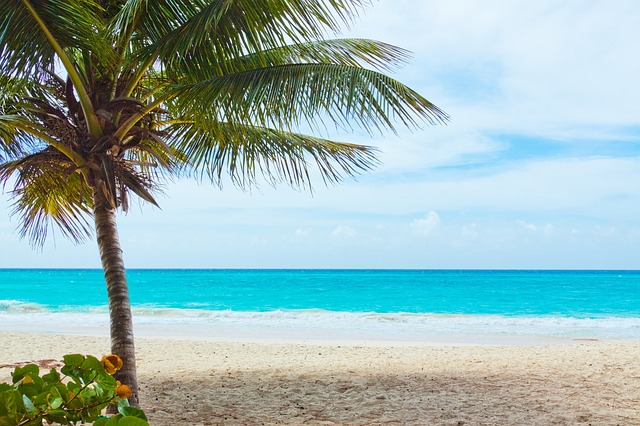
//> input picture opencv/01/plaza.jpg, 640 x 426 px, given in place of the camera
$ ./cv   (built with g++ and OpenCV 4)
//> lines starting //> are read from the running program, lines starting //| are printed output that depends on the picture; after the words box and inside, x2 and y2 are one past the last pixel; in counts of white or black regions, pixels touching at a corner belong together
#include <opencv2/opencv.hpp>
#include <opencv2/highgui.hpp>
#include <iostream>
#include <vector>

// g++ `pkg-config --cflags opencv4` cv.cpp `pkg-config --libs opencv4`

using namespace std;
using namespace cv;

int main(int argc, char **argv)
{

	VideoCapture cap1(0);
	if (!cap1.isOpened())
		return -1;

	namedWindow("1", WINDOW_AUTOSIZE);
	int range = 0;
	createTrackbar("range", "1", &range, 255);
	while (true)
	{
		Mat f1, small_img, thr,thr_a, small_hsv;
		cap1 >> f1;
//> f1 is the input picture: 426 rows x 640 cols, CV_8UC3; mean B, G, R 177, 179.4, 149.8
		resize(f1,small_img,{320,320});
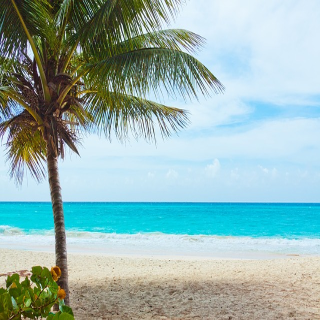
//> small_img: 320 rows x 320 cols, CV_8UC3; mean B, G, R 176.9, 179.3, 149.7
		putText(f1, to_string(range), {10, 30}, FONT_HERSHEY_PLAIN, 1.0, {0, 255, 0, 255});
//> f1: 426 rows x 640 cols, CV_8UC3; 22 pixels changed, all inside (x1, y1, x2, y2) = (12, 20, 19, 30)

		imshow("1", f1);
		cvtColor(small_img,small_hsv,COLOR_BGR2HSV);
//> small_hsv: 320 rows x 320 cols, CV_8UC3; mean H, S, V 70.7, 83.7, 192.2
		cvtColor(small_img,small_img,COLOR_BGR2GRAY);
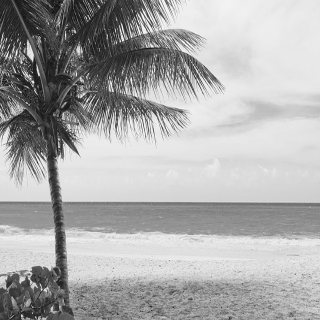
//> small_img: 320 rows x 320 cols, CV_8UC1; min 14, max 252, mean 170.2
		imshow("small", small_img);
		imshow("small_hsv", small_hsv);
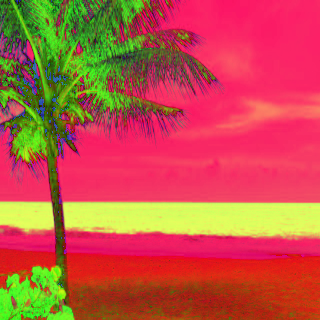
//> window 'small_hsv': 320 rows x 320 cols, CV_8UC3; mean B, G, R 70.7, 83.7, 192.2
		threshold(small_img,thr,128.0,255.0,0);
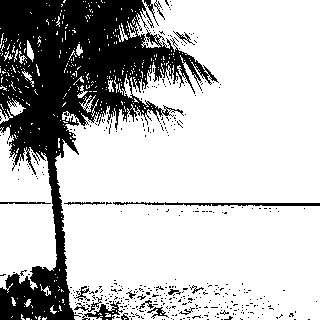
//> thr: 320 rows x 320 cols, CV_8UC1; 75.1% white; 401 black regions (384 under 20 px), largest, box (x1, y1, x2, y2) and area: (0, 0, 219, 320) 22920, (113, 202, 320, 206) 501, (82, 301, 123, 320) 278
		adaptiveThreshold(small_img,thr_a,255.0, ADAPTIVE_THRESH_GAUSSIAN_C,0,3,range/255.0);
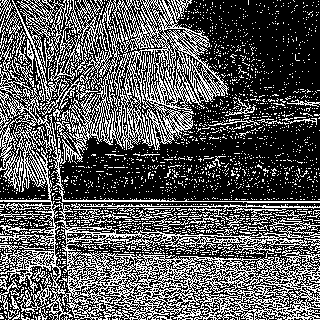
//> thr_a: 320 rows x 320 cols, CV_8UC1; 34.9% white in thin lines or dots
		imshow("thr_a", thr_a);
		dilate(thr_a,thr_a, getStructuringElement(MORPH_ELLIPSE, {3,3}));
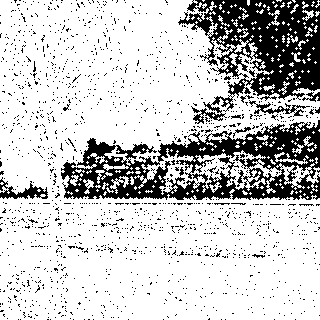
//> thr_a: 320 rows x 320 cols, CV_8UC1; 78.2% white; 1516 black regions (1499 under 20 px), largest, box (x1, y1, x2, y2) and area: (61, 120, 320, 200) 9750, (178, 0, 320, 124) 8356, (0, 177, 48, 199) 404
		imshow("thr_a_dil", thr_a);

		char k = waitKey(1);
//> the Esc key is pressed
		if (k == 27)
			break;
		if (k == 's')
		{
			auto r = selectROI("small_hsv", small_hsv);
			Mat roi = f1(r);
			imshow("ROI", roi);
		}
	}
	return 0;
}
